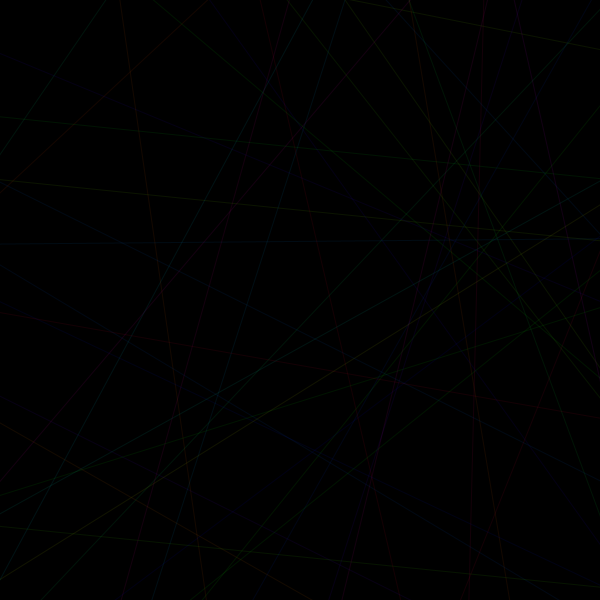
Frame 1 (no input)
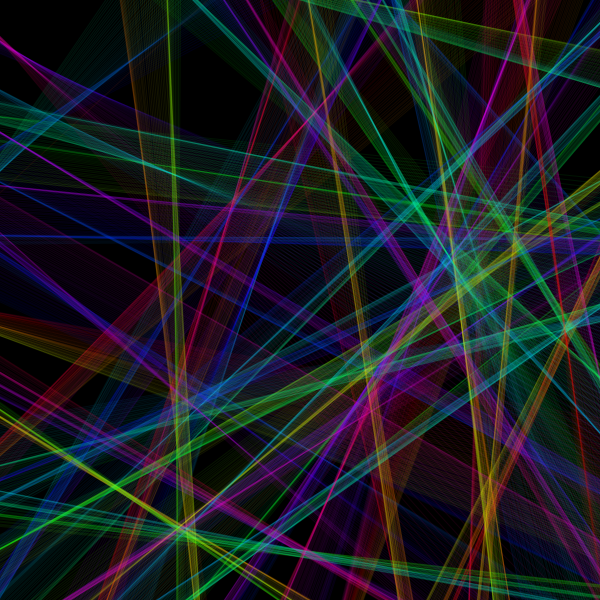
Frame 60 (the mouse pressed at the canvas centre just before this capture)
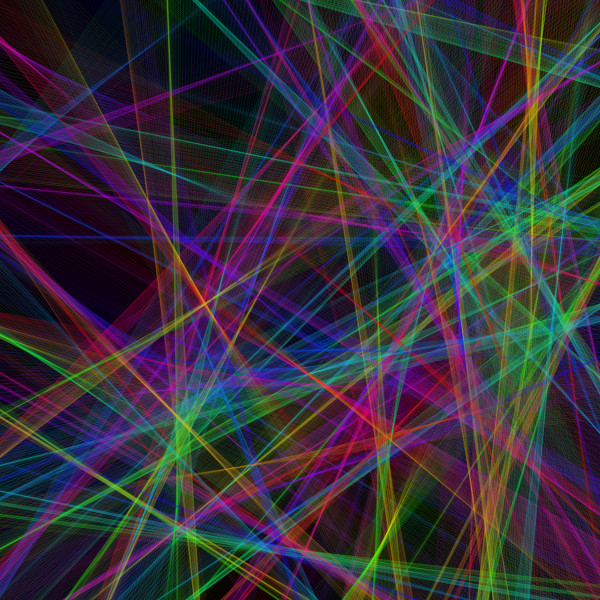
Frame 120 (the mouse held since frame 60 and released just before this capture)

The Processing sketch that drew these frames (run headless with seeded random() and noise(); from frame 60 on, the mouse is pressed at the canvas centre):

// Processing sketch: serie6c
// ── serie6c.pde
ArrayList puntos;

float variacion = 0.1;

int cant = 40;
int col = 0;

void setup() {
  size(600, 600);
  colorMode(HSB);
  smooth();
  puntos = new ArrayList();
  for (int i = 0; i < cant; i++) {
    puntos.add(new Punto(random(width), random(height)));
  }
  background(0);
}

void draw() {
  variacion += 0.01;

  col++;
  col %= 256;
  noStroke();
  fill(0, 4);
  //rect(0,0,width,height);
  for (int i = 0; i < cant; i++) {
    Punto aux = (Punto) puntos.get(i);
    aux.act();
  }
}

class Punto {
  float x, y, lar, ang, angm;
  int c;
  Punto(float nx, float ny) {
    x = random(width);
    y = random(height);
    ang = random(TWO_PI);
    lar = dist(0, 0, width, height);
    c = int(random(256));
    angm = random(2*PI);
  }
  void act() {
    stroke((col+c)%256, 256, 256, 20);
    int divisor = int(map(dist(mouseX, mouseY, x, y), 0, lar, 5, 5000));
    ang += TWO_PI/divisor;
    line(x+cos(ang)*lar, y+sin(ang)*lar, x-cos(ang)*lar, y-sin(ang)*lar);
    mover();
    alejarMouse();
  }
  void alejarMouse() {
    float nang = atan2(y-mouseY, x-mouseX);
    float d = dist(mouseX, mouseY, x, y);
    float vel = map(d, 0, 100, 2, 0);
    if (d < 100) {
      x += cos(nang)*vel;
      y += sin(nang)*vel;
    }
  }
  void mover() {
    angm += noise(variacion+((x-y)/10))-0.5;
    x += cos(angm);
    y += sin(angm);
    if (x < 0) {
      x = width;
    }
    else if ( x > width) {
      x = 0;
    } 
    if (y < 0) {
      y = height;
    }
    else if ( y > height) {
      y = 0;
    }
  }
}
